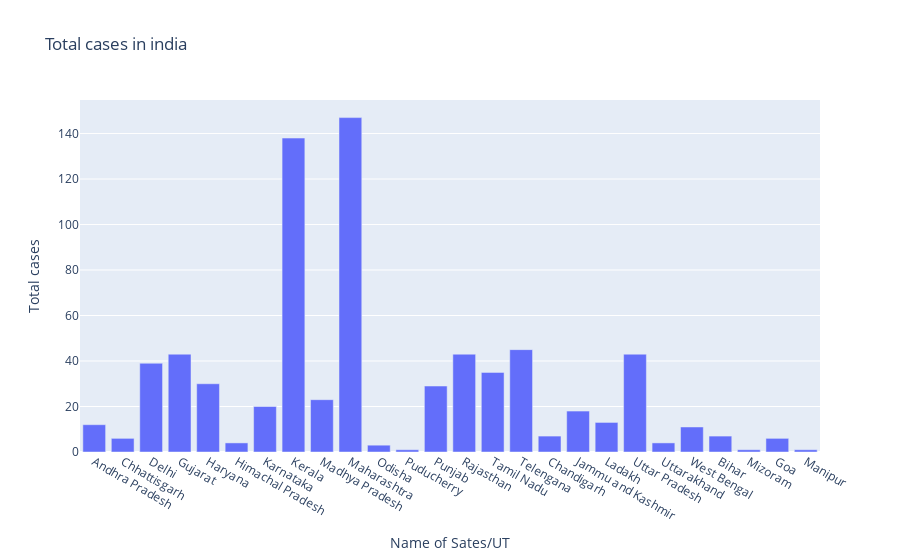

This figure's notebook cell:
### Markdown cell above
# Plotly

### Code cell
fig=go.Figure()
fig.add_trace(go.Bar(x=df['Name of State / UT'],y=df['Total Cases']))
fig.update_layout(title='Total cases in india',xaxis=dict(title='Name of Sates/UT'),yaxis=dict(title='Total cases'))

### Figure 1 — Plotly figure (JSON) as saved in the notebook; plotly's stock layout.template omitted (floating-point values rounded to 4 significant figures)
{"data": [{"type": "bar", "x": ["Andhra Pradesh", "Chhattisgarh", "Delhi", "Gujarat", "Haryana", "Himachal Pradesh", "Karnataka", "Kerala", "Madhya Pradesh", "Maharashtra", "Odisha", "Puducherry", "Punjab", "Rajasthan", "Tamil Nadu", "Telengana", "Chandigarh", "Jammu and Kashmir", "Ladakh", "Uttar Pradesh", "Uttarakhand", "West Bengal", "Bihar", "Mizoram", "Goa", "Manipur"], "y": [12, 6, 39, 43, 30, 4, 20, 138, 23, 147, 3, 1, 29, 43, 35, 45, 7, 18, 13, 43, 4, 11, 7, 1, 6, 1]}], "layout": {"title": {"text": "Total cases in india"}, "xaxis": {"title": {"text": "Name of Sates/UT"}}, "yaxis": {"title": {"text": "Total cases"}}}}
